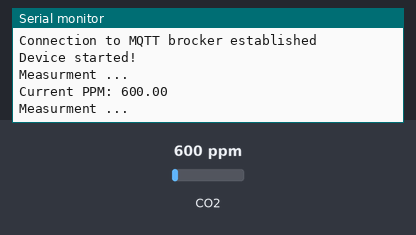
This program was run on a simulated ESP8266 (NodeMCU). On the bench: the last lines printed to the serial monitor. The test bench sets the inputs (shaded band); at power-on: CO2 600 ppm. WiFi joins after 1.5 s; servers stay silent unless stated; no MQTT or app messages arrive unless stated.

Above: at 2.7 s.
2.8 s: CO2 set to 452 ppm
At 4.1 s:
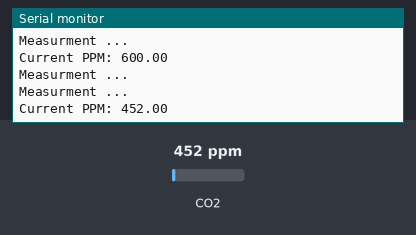
4.3 s: CO2 set to 1050 ppm
At 5.0 s:
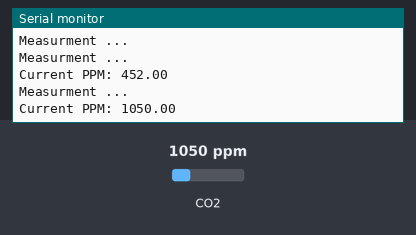

Measured:
- after the input at 2.8 s, the serial monitor: prints a new line after 0.76 s (image 1)
- after the input at 4.3 s, the serial monitor: prints a new line after 0.26 s (image 2)

The program:

main.cpp
```cpp
#include <Arduino.h>
#include <ESP8266WiFi.h>
#include <MQ135.h>
#include <MQTT.h>
#include "secrets.h"

#define PIN_MQ135 A0 // MQ135 Analog Input Pin

const char *ssid = SECRET_WIFI_SSID;
const char *password = SECRET_WIFI_PASS;

WiFiClient net;
MQTTClient mqttClient;

MQ135 mq135_sensor = MQ135(PIN_MQ135);

float temperature = 21.0;
float humidity = 25.0;

float current_ppm = 0;

//function declarations
void connectMQTT();
void publishValue(float newValue);

void setup() {
  Serial.begin(115200);
  WiFi.begin(ssid, password); // begin WiFi connection

    // Wait for connection
  while (WiFi.status() != WL_CONNECTED)
  {
    delay(500);
    Serial.print(".");
  }

  Serial.println("");
  Serial.print("Connected to ");
  Serial.println(ssid);
  Serial.print("IP address: ");
  Serial.println(WiFi.localIP());

  Serial.println("Connecting to MQTT broker...");
  mqttClient.begin(MQTT_BROKER_ADDR, net);
  mqttClient.setWill("air-condition-sensor/status", "offline");
  connectMQTT();
  Serial.println("Connection to MQTT brocker established");

  Serial.println("Device started!");
}

void loop() {
  if(!mqttClient.connected()){
    Serial.println("Lost connection to MQTT broker, reconnecting...");
    connectMQTT();
  }

  float ppm = mq135_sensor.getCorrectedPPM(temperature, humidity);
  Serial.print("\nMeasurment ...");
  publishValue(ppm);
  delay(1000);
}

void connectMQTT(){
  while (!mqttClient.connect("air-condition-sensor", "public", "public"))
  {
    Serial.print(".");
    delay(1000);
  }
  mqttClient.publish("air-condition-sensor/status", "online");
  mqttClient.publish("air-condition-sensor/value", String(current_ppm));
}

void publishValue(float new_ppm){
  if(current_ppm != new_ppm){
    current_ppm = new_ppm;
    Serial.print("\nCurrent PPM: ");
    Serial.print(new_ppm);
    mqttClient.publish("air-condition-sensor/value", String(new_ppm));
  }
}
```

secrets.h
```cpp
#define SECRET_WIFI_SSID "CookField-WiFi"
#define SECRET_WIFI_PASS "wow-factor-goggles"
#define MQTT_BROKER_ADDR "192.168.2.2"
```
